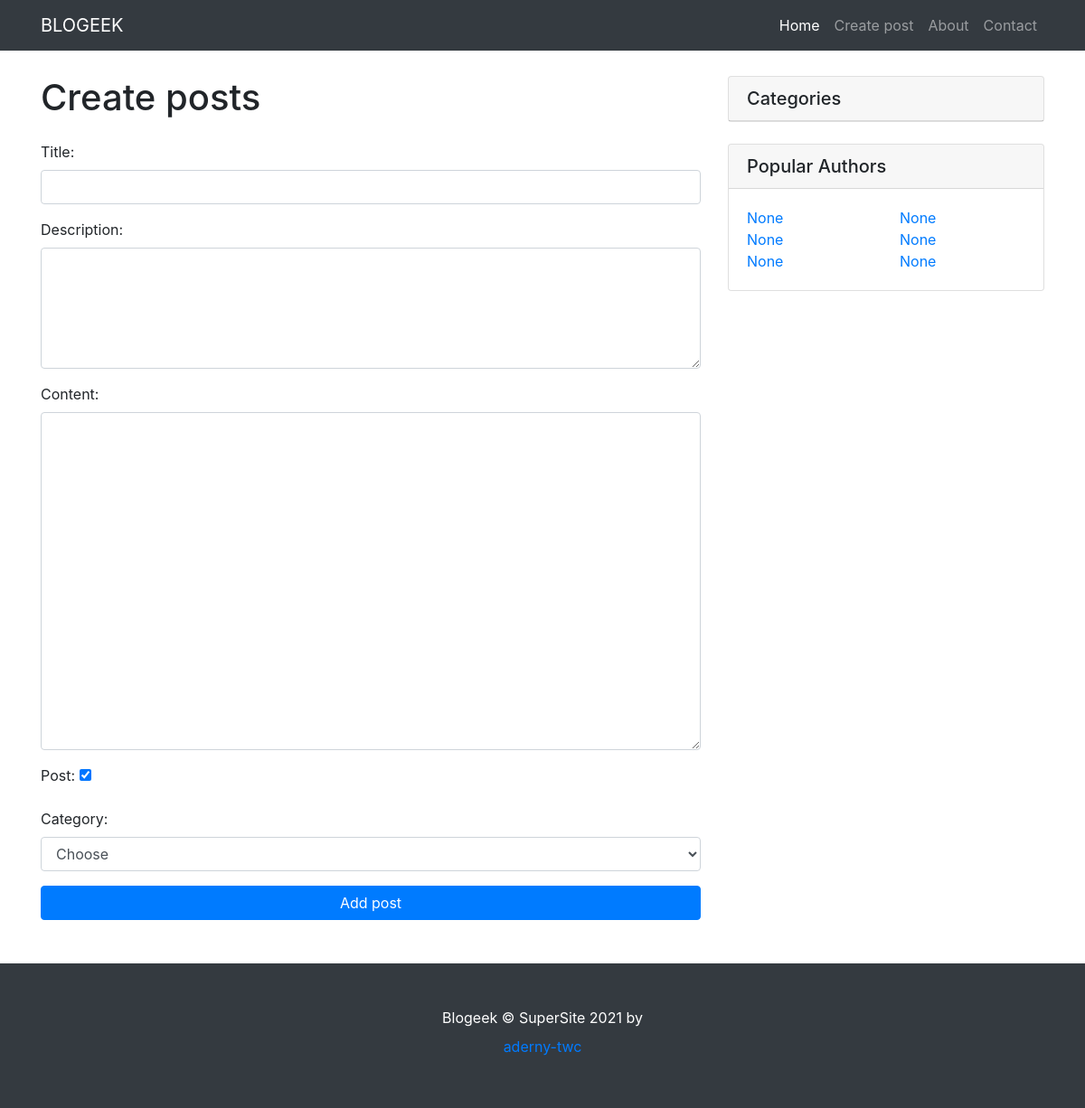
Page /posts/add-posts/ on the earlier database version.
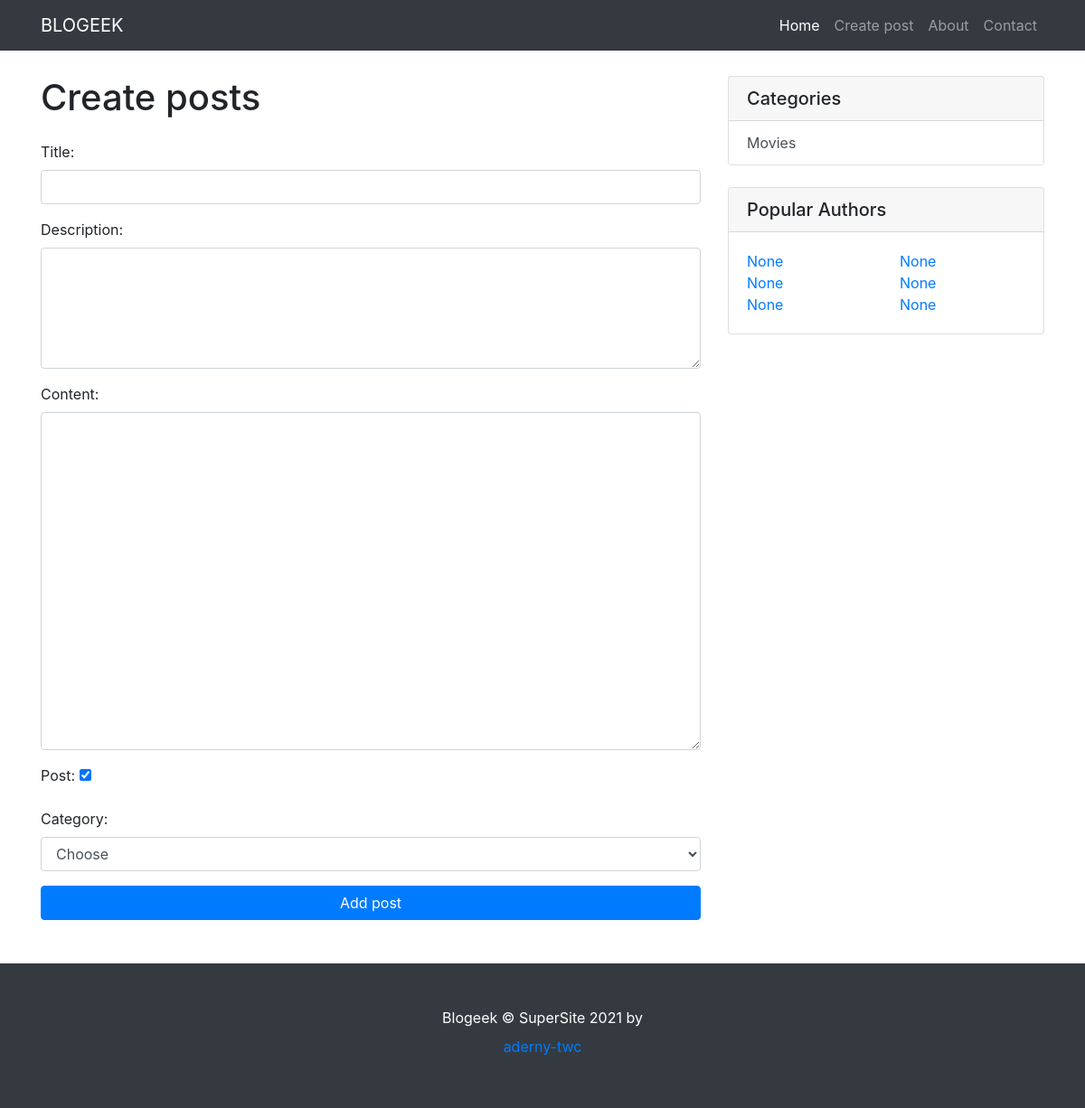
Same page on the later database version.
### blogeek/models.py (models this page shows)
class Category(models.Model):
    title = models.CharField(max_length=150, db_index=True, verbose_name='Категория')
    description = models.CharField(max_length=200)
    class Meta:
        verbose_name = 'Категория'
        verbose_name_plural = 'Категории'
        ordering = ['title']
    def get_absolute_url(self):
        return reverse('category', kwargs={"category_id": self.pk})
    def __str__(self):
        return self.title

### blogeek/views.py (the view)
# urls.py: path('posts/add-posts/', add_posts, name='add-posts'),
def add_posts(request):
    if request.method == 'POST':
        form = PostsForm(request.POST)
        if form.is_valid():
            print(form.cleaned_data)
            form.cleaned_data['user_id'] = request.user.id
            post = BlogPosts.objects.create(**form.cleaned_data)
            return redirect(post)
    else:
        form = PostsForm()
    title = 'Create posts'
    context = {
        'title': title,
        'form': form,
    }
    return render(request, 'blogeek/add_posts.html', context)

### blogeek/forms.py
class PostsForm(forms.Form):
    title = forms.CharField(max_length=150, label='Title', widget=forms.TextInput(attrs={"class": "form-control"}))
    description = forms.CharField(label='Description', widget=forms.Textarea(attrs={"class": "form-control",
                                                                                    'rows': 5, }))
    content = forms.CharField(label='Content', widget=forms.Textarea(attrs={"class": "form-control",
                                                                            'rows': 15,}))
    is_published = forms.BooleanField(label='Post', initial=True)
    category = forms.ModelChoiceField(queryset=Category.objects.all(),
                                      empty_label='Choose',
                                      label='Category',
                                      widget=forms.Select(attrs={"class": "form-control"}))

### blogeek/templatetags/blogposts_tags.py (called while the page is built)
@register.simple_tag()
def get_categories():
    return Category.objects.all()

### blogeek/templates/blogeek/add_posts.html (shortened to what this page needs)
{% extends 'base.html' %}
{% block content %}
<h1 class="my-4">{{ title }}
</h1>
<form action="{% url 'add-posts' %}" method="post">
    {{ form.as_p }}
    <button type="submit" class="btn btn-primary btn-block mb-5">Add post</button>
</form>
{% endblock %}

### templates/inc/_sidebar.html
{% load blogposts_tags %}
{% get_categories as categories %}
<div class="card my-4">
    <h5 class="card-header">Categories</h5>
    <div class="list-group">
        {% for item in categories %}
        <a href="{{ item.get_absolute_url }}" class="list-group-item list-group-item-action" style="border:none">{{ item.title }}</a>
        {% endfor %}
    </div>
</div>
<div class="card my-4">
    <h5 class="card-header">Popular Authors</h5>
    <div class="card-body">
        <div class="row">
            <div class="col-lg-6">
                <ul class="list-unstyled mb-0">
                    <li>
                        <a href="#">None</a>
                    </li>
                    <li>
                        <a href="#">None</a>
                    </li>
                    <li>
                        <a href="#">None</a>
                    </li>
                </ul>
            </div>
            <div class="col-lg-6">
                <ul class="list-unstyled mb-0">
                    <li>
                        <a href="#">None</a>
                    </li>
                    <li>
                        <a href="#">None</a>
                    </li>
                    <li>
                        <a href="#">None</a>
                    </li>
                </ul>
            </div>
        </div>
    </div>
</div>

Differences in the rows shown:
added Category: title "Movies"
